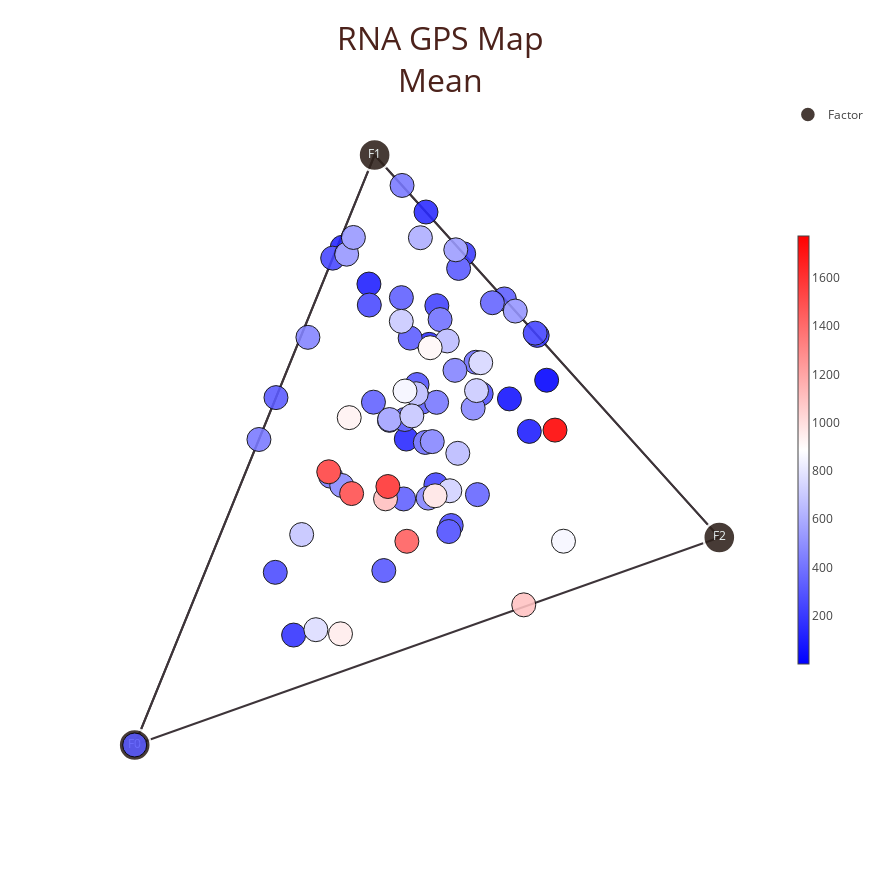
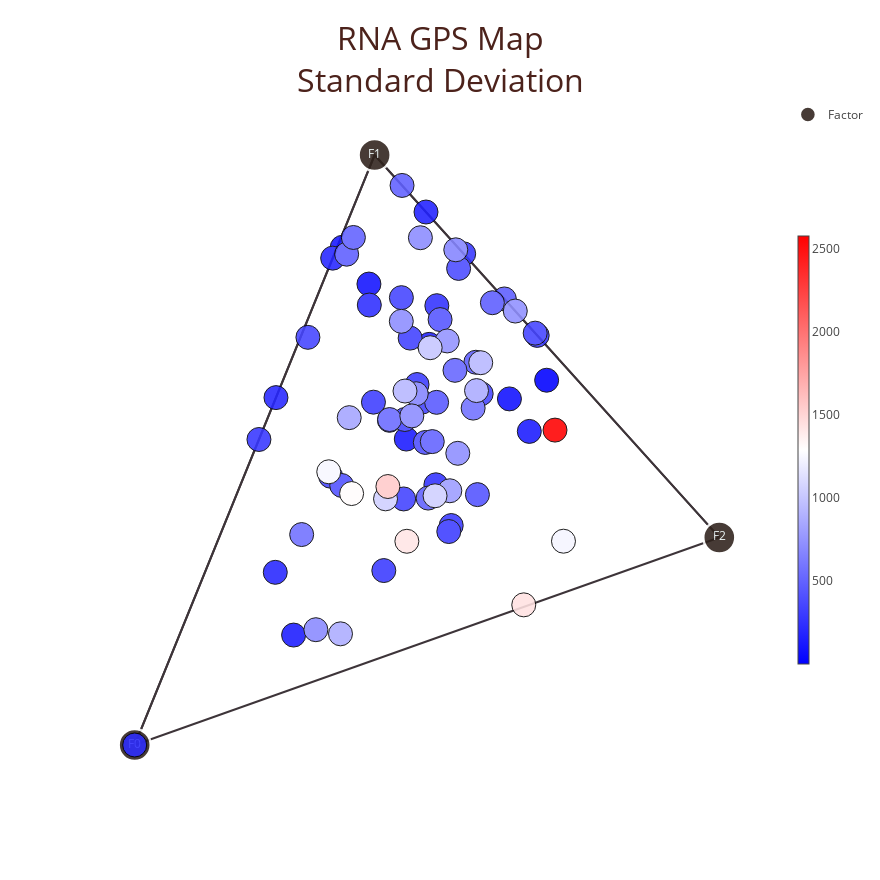
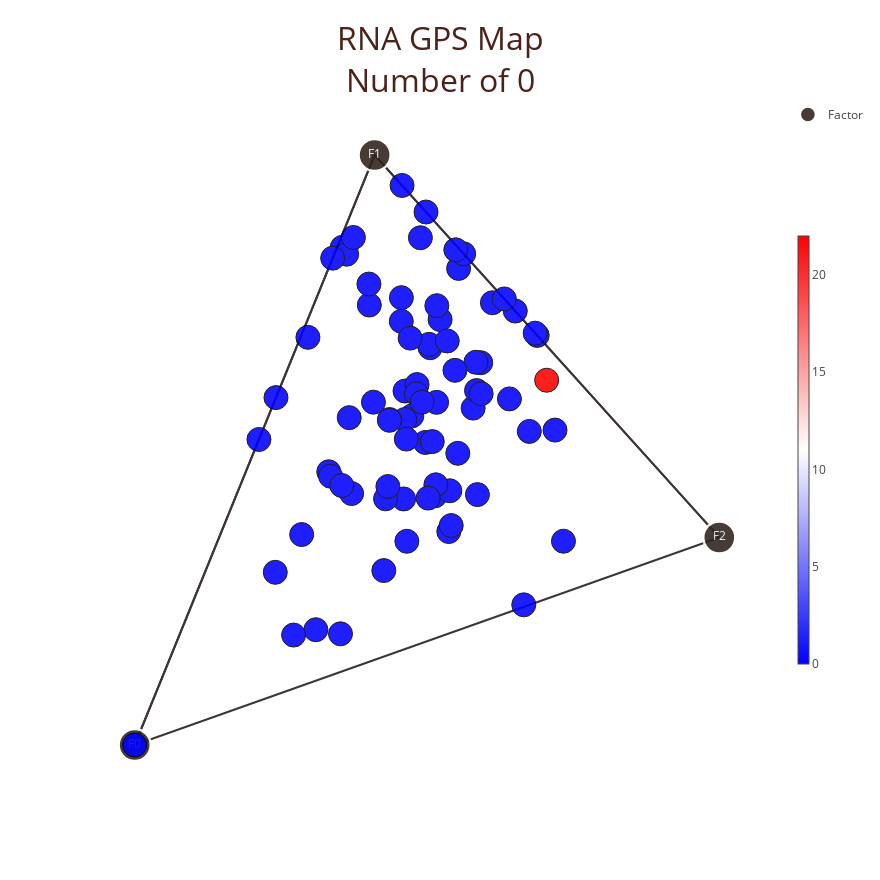
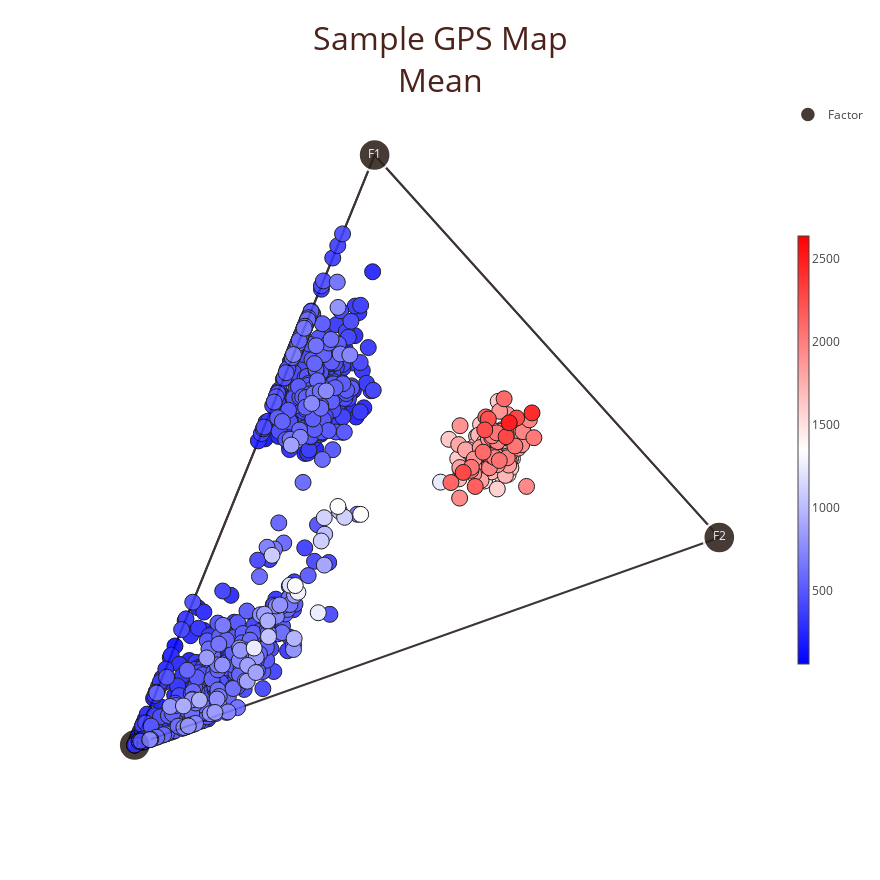

Source (notebook cell) for these figures, in order:
### Code cell
for element_type, w_or_h, axis in (("feature", "w", 1), ("sample", "h", 0)):

    for index, element_value in pd.DataFrame(
        [signal.mean(axis=axis), signal.std(axis=axis), (signal == 0).sum(axis=axis)],
        index=("Mean", "Standard Deviation", "Number of 0"),
    ).iterrows():

        gps_map.plot_gps_map(
            w_or_h,
            annotation_x_element=element_value.to_frame().T,
            element_marker_size=SETTING[
                "gps_map_{}_element_marker_size".format(w_or_h)
            ],
            title="{} GPS Map<br>{}".format(
                SETTING["{}_alias".format(element_type)], index
            ),
        )

### Figure 1 — Plotly figure (JSON) as saved in the notebook; plotly's stock layout.template omitted (floating-point values rounded to 4 significant figures; data arrays with more than 128 entries replaced by an {"elided": "..."} marker saying what was removed)
{"data": [{"legendgroup": "Factor", "line": {"color": "#23191e"}, "mode": "lines", "name": "Simplex", "opacity": 0.88, "showlegend": false, "type": "scatter", "uid": "6c1ee788-a842-4a19-a517-cfbe3302317d", "x": [1, 0.4104, 0, null, 0.4104, 0, null, 1, 0, null, 1, 0.4104, null], "y": [0.3518, 1, 0, null, 1, 0, null, 0.3518, 0, null, 0.3518, 1, null]}, {"hoverinfo": "text", "legendgroup": "Factor", "marker": {"color": "#2e211b", "line": {"color": "#ffffff", "width": 2.4}, "size": 32}, "mode": "markers+text", "name": "Factor", "opacity": 0.88, "text": ["F0", "F1", "F2"], "textfont": {"color": "#ebf6f7", "size": 12}, "textposition": "middle center", "type": "scatter", "uid": "c183e7da-edce-46e6-b8df-f6a760a8de83", "x": [0, 0.4104, 1], "y": [0, 1, 0.3518]}, {"hoverinfo": "text", "marker": {"cmax": 1773.0, "cmin": 0.3119, "color": [0.3119, 59.79, 93.7, 98.03, 117.5, 131.8, 142.4, 154.0, 166.6, 185.0, 206.3, 211.1, 224.2, 226.7, 235.0, 239.5, 245.6, 256.2, 259.4, 267.7, 274.8, 289.1, 294.2, 295.4, 306.8, 312.1, 312.5, 315.4, 317.7, 325.5, 327.6, 331.5, 334.9, 342.0, 349.2, 375.5, 376.7, 386.8, 409.8, 416.3, 416.8, 419.3, 450.8, 451.6, 461.6, 461.6, 470.5, 473.4, 517.6, 520.7, 526.7, 538.8, 561.2, 601.4, 647.3, 650.8, 655.6, 680.5, 685.5, 698.2, 702.7, 727.7, 747.3, 766.6, 851.0, 860.8, 911.1, 931.6, 953.3, 977.9, 1098.0, 1111.0, 1450.0, 1507.0, 1550.0, 1602.0, 1773.0], "colorbar": {"len": 0.64, "thickness": 11}, "colorscale": {"elided": "256x2 mixed values"}, "line": {"color": "#000000", "width": 1}, "showscale": true, "size": 24}, "mode": "markers", "name": "RNA", "opacity": 0.88, "showlegend": false, "text": ["RPS17", "RPL39", "RPS15A", "RPL37", "RPL22", "RPL27A", "RPL31", "RPS23", "RPL28", "RPL23", "RPS24", "RPL30", "RPL35A", "RPL36A", "RPL23A", "RPL15", "RPL37A", "RPS9", "RPS3", "RPS19", "RPS29", "RPS20", "RPS26", "RPL18A", "RPL7", "UBA52", "FAU", "RPL41", "RPL36", "RPL26", "RPS21", "RPS5", "RPL32", "RPS3A", "RPL12", "RPL11", "RPS14", "RPL6", "RPS10", "RPL34", "RPS15", "RPS28", "RPL38", "RPL27", "RPL10A", "RPL29", "RPS8", "RPL18", "RPS7", "RPL21", "RPL24", "RPL17", "RPL14", "RPL9", "RPSA", "RPL35", "RPL4", "RPL13", "RPS13", "RPS27A", "RPS6", "RPL7A", "RPL5", "RPL10", "RPS27", "RPLP0", "RPS25", "RPL3", "RPLP2", "RPS16", "RPS2", "RPL19", "RPLP1", "RPS12", "RPS11", "RPL13A", "RPS18"], "type": "scatter", "uid": "59e03847-e061-44f3-acae-6982b9821820", "x": [0.7047, 0.641, 0.675, 0.4007, 0.355, 0.4646, 0.4983, 0.5037, 0.2718, 0.6885, 0.5627, 0.4358, 0.5168, 0.685, 0.5152, 0.3387, 0.4013, 0.2405, 0.5414, 0.5373, 0.5927, 0.483, 0.4621, 0.4261, 0.5541, 3.503e-10, 0.2416, 0.4712, 0.4917, 0.6323, 0.4562, 0.4601, 0.4084, 0.6118, 0.5863, 0.5835, 0.4971, 0.5224, 0.5165, 0.4573, 0.2125, 0.3351, 0.2963, 0.5478, 0.509, 0.5019, 0.5789, 0.3542, 0.651, 0.3626, 0.3741, 0.5492, 0.436, 0.4887, 0.5527, 0.5346, 0.4816, 0.2856, 0.4741, 0.456, 0.5847, 0.539, 0.5919, 0.3099, 0.4624, 0.7335, 0.5054, 0.367, 0.352, 0.5138, 0.6655, 0.4291, 0.4655, 0.371, 0.3319, 0.4331, 0.719], "y": [0.6183, 0.5866, 0.5315, 0.7813, 0.8435, 0.5185, 0.9034, 0.679, 0.1863, 0.6943, 0.8325, 0.5503, 0.7446, 0.698, 0.441, 0.8252, 0.7457, 0.2927, 0.372, 0.3618, 0.5954, 0.611, 0.5516, 0.2957, 0.8078, 8.534e-10, 0.5888, 0.6897, 0.5812, 0.756, 0.7582, 0.4171, 0.5811, 0.7496, 0.4244, 0.6487, 0.5128, 0.721, 0.5808, 0.9484, 0.5178, 0.4556, 0.6909, 0.635, 0.5142, 0.4185, 0.571, 0.4399, 0.7355, 0.8319, 0.8602, 0.8393, 0.5516, 0.8598, 0.4944, 0.6849, 0.5953, 0.3567, 0.5578, 0.7181, 0.6007, 0.4309, 0.6479, 0.1954, 0.5999, 0.3454, 0.6733, 0.5548, 0.1884, 0.4224, 0.2375, 0.4172, 0.3453, 0.4262, 0.4631, 0.4381, 0.5337]}], "layout": {"height": 880, "hovermode": "closest", "title": {"font": {"color": "#4c221b", "size": 32}, "text": "RNA GPS Map<br>Mean"}, "width": 880, "xaxis": {"showgrid": false, "showticklabels": false, "ticks": "", "zeroline": false}, "yaxis": {"showgrid": false, "showticklabels": false, "ticks": "", "zeroline": false}}}

### Figure 2 — Plotly figure (JSON) as saved in the notebook; plotly's stock layout.template omitted (floating-point values rounded to 4 significant figures; data arrays with more than 128 entries replaced by an {"elided": "..."} marker saying what was removed)
{"data": [{"legendgroup": "Factor", "line": {"color": "#23191e"}, "mode": "lines", "name": "Simplex", "opacity": 0.88, "showlegend": false, "type": "scatter", "uid": "2dc85583-45b9-4f15-92c6-3ebce1cd21c5", "x": [1, 0.4104, 0, null, 0.4104, 0, null, 1, 0, null, 1, 0.4104, null], "y": [0.3518, 1, 0, null, 1, 0, null, 0.3518, 0, null, 0.3518, 1, null]}, {"hoverinfo": "text", "legendgroup": "Factor", "marker": {"color": "#2e211b", "line": {"color": "#ffffff", "width": 2.4}, "size": 32}, "mode": "markers+text", "name": "Factor", "opacity": 0.88, "text": ["F0", "F1", "F2"], "textfont": {"color": "#ebf6f7", "size": 12}, "textposition": "middle center", "type": "scatter", "uid": "9031c620-2a19-4891-8d7e-69c7a90160b1", "x": [0, 0.4104, 1], "y": [0, 1, 0.3518]}, {"hoverinfo": "text", "marker": {"cmax": 2580.0, "cmin": 0.7918, "color": [0.7918, 81.77, 93.11, 108.6, 134.0, 134.1, 134.8, 167.4, 167.9, 186.2, 192.2, 194.2, 208.3, 226.0, 227.3, 253.0, 253.8, 272.4, 273.5, 275.7, 293.0, 294.4, 302.0, 306.0, 307.5, 324.9, 329.5, 333.8, 340.1, 343.3, 345.5, 345.8, 347.9, 351.9, 381.2, 393.8, 405.4, 421.6, 431.6, 443.3, 468.7, 469.3, 471.6, 476.4, 486.6, 487.8, 490.0, 496.0, 516.2, 541.9, 564.9, 570.5, 674.0, 674.4, 694.3, 703.6, 705.0, 715.7, 719.8, 730.8, 743.8, 794.1, 831.6, 864.3, 874.9, 925.3, 931.8, 1002.0, 1051.0, 1054.0, 1241.0, 1253.0, 1305.0, 1421.0, 1436.0, 1558.0, 2580.0], "colorbar": {"len": 0.64, "thickness": 11}, "colorscale": {"elided": "256x2 mixed values"}, "line": {"color": "#000000", "width": 1}, "showscale": true, "size": 24}, "mode": "markers", "name": "RNA", "opacity": 0.88, "showlegend": false, "text": ["RPS17", "RPL39", "RPL37", "RPL22", "RPL27A", "RPS15A", "RPL28", "RPS23", "RPL31", "RPL15", "RPS9", "FAU", "RPL30", "UBA52", "RPL37A", "RPL23A", "RPL35A", "RPS15", "RPL23", "RPS24", "RPL18A", "RPS3", "RPS19", "RPS20", "RPL32", "RPL41", "RPS5", "RPL36", "RPS26", "RPL36A", "RPL38", "RPS21", "RPS28", "RPS29", "RPL7", "RPS14", "RPL18", "RPL12", "RPL6", "RPS10", "RPL26", "RPS3A", "RPL11", "RPL21", "RPL29", "RPL34", "RPL24", "RPL10A", "RPL27", "RPL14", "RPL13", "RPS8", "RPL17", "RPL4", "RPL10", "RPL9", "RPS13", "RPS27A", "RPSA", "RPS7", "RPL35", "RPL7A", "RPL3", "RPS6", "RPLP2", "RPS27", "RPL5", "RPS25", "RPS16", "RPL19", "RPLP0", "RPS11", "RPS12", "RPLP1", "RPS2", "RPL13A", "RPS18"], "type": "scatter", "uid": "a0b88266-92a5-4f31-8c1a-189ebb863987", "x": [0.7047, 0.641, 0.4007, 0.355, 0.4646, 0.675, 0.2718, 0.5037, 0.4983, 0.3387, 0.2405, 0.2416, 0.4358, 3.503e-10, 0.4013, 0.5152, 0.5168, 0.2125, 0.6885, 0.5627, 0.4261, 0.5414, 0.5373, 0.483, 0.4084, 0.4712, 0.4601, 0.4917, 0.4621, 0.685, 0.2963, 0.4562, 0.3351, 0.5927, 0.5541, 0.4971, 0.3542, 0.5863, 0.5224, 0.5165, 0.6323, 0.6118, 0.5835, 0.3626, 0.5019, 0.4573, 0.3741, 0.509, 0.5478, 0.436, 0.2856, 0.5789, 0.5492, 0.4816, 0.3099, 0.4887, 0.4741, 0.456, 0.5527, 0.651, 0.5346, 0.539, 0.367, 0.5847, 0.352, 0.4624, 0.5919, 0.5054, 0.5138, 0.4291, 0.7335, 0.3319, 0.371, 0.4655, 0.6655, 0.4331, 0.719], "y": [0.6183, 0.5866, 0.7813, 0.8435, 0.5185, 0.5315, 0.1863, 0.679, 0.9034, 0.8252, 0.2927, 0.5888, 0.5503, 8.534e-10, 0.7457, 0.441, 0.7446, 0.5178, 0.6943, 0.8325, 0.2957, 0.372, 0.3618, 0.611, 0.5811, 0.6897, 0.4171, 0.5812, 0.5516, 0.698, 0.6909, 0.7582, 0.4556, 0.5954, 0.8078, 0.5128, 0.4399, 0.4244, 0.721, 0.5808, 0.756, 0.7496, 0.6487, 0.8319, 0.4185, 0.9484, 0.8602, 0.5142, 0.635, 0.5516, 0.3567, 0.571, 0.8393, 0.5953, 0.1954, 0.8598, 0.5578, 0.7181, 0.4944, 0.7355, 0.6849, 0.4309, 0.5548, 0.6007, 0.1884, 0.5999, 0.6479, 0.6733, 0.4224, 0.4172, 0.3454, 0.4631, 0.4262, 0.3453, 0.2375, 0.4381, 0.5337]}], "layout": {"height": 880, "hovermode": "closest", "title": {"font": {"color": "#4c221b", "size": 32}, "text": "RNA GPS Map<br>Standard Deviation"}, "width": 880, "xaxis": {"showgrid": false, "showticklabels": false, "ticks": "", "zeroline": false}, "yaxis": {"showgrid": false, "showticklabels": false, "ticks": "", "zeroline": false}}}

### Figure 3 — Plotly figure (JSON) as saved in the notebook; plotly's stock layout.template omitted (floating-point values rounded to 4 significant figures; data arrays with more than 128 entries replaced by an {"elided": "..."} marker saying what was removed)
{"data": [{"legendgroup": "Factor", "line": {"color": "#23191e"}, "mode": "lines", "name": "Simplex", "opacity": 0.88, "showlegend": false, "type": "scatter", "uid": "60ff6641-c3ba-4371-b6d0-69f004cdc9ad", "x": [1, 0.4104, 0, null, 0.4104, 0, null, 1, 0, null, 1, 0.4104, null], "y": [0.3518, 1, 0, null, 1, 0, null, 0.3518, 0, null, 0.3518, 1, null]}, {"hoverinfo": "text", "legendgroup": "Factor", "marker": {"color": "#2e211b", "line": {"color": "#ffffff", "width": 2.4}, "size": 32}, "mode": "markers+text", "name": "Factor", "opacity": 0.88, "text": ["F0", "F1", "F2"], "textfont": {"color": "#ebf6f7", "size": 12}, "textposition": "middle center", "type": "scatter", "uid": "ba1a4825-d88e-4476-a118-20d5818e5404", "x": [0, 0.4104, 1], "y": [0, 1, 0.3518]}, {"hoverinfo": "text", "marker": {"cmax": 22, "cmin": 0, "color": [0, 0, 0, 0, 0, 0, 0, 0, 0, 0, 0, 0, 0, 0, 0, 0, 0, 0, 0, 0, 0, 0, 0, 0, 0, 0, 0, 0, 0, 0, 0, 0, 0, 0, 0, 0, 0, 0, 0, 0, 0, 0, 0, 0, 0, 0, 0, 0, 0, 0, 0, 0, 0, 0, 0, 0, 0, 0, 0, 0, 0, 0, 0, 0, 0, 0, 0, 0, 0, 0, 0, 0, 0, 0, 0, 0, 22], "colorbar": {"len": 0.64, "thickness": 11}, "colorscale": {"elided": "256x2 mixed values"}, "line": {"color": "#000000", "width": 1}, "showscale": true, "size": 24}, "mode": "markers", "name": "RNA", "opacity": 0.88, "showlegend": false, "text": ["FAU", "RPS18", "RPS16", "RPS15A", "RPS15", "RPS14", "RPS13", "RPS12", "RPS11", "RPS10", "RPLP2", "RPLP1", "RPLP0", "RPL9", "RPL7A", "RPL7", "RPS19", "RPL6", "RPS2", "RPS21", "RPS9", "RPS8", "RPS7", "RPS6", "RPS5", "RPS3A", "RPS3", "RPS29", "RPS28", "RPS27A", "RPS27", "RPS26", "RPS25", "RPS24", "RPS23", "RPS20", "RPSA", "RPL5", "RPL4", "RPL23A", "RPL23", "RPL22", "RPL21", "RPL19", "RPL18A", "RPL18", "RPL24", "RPL17", "RPL14", "RPL13A", "RPL13", "RPL12", "RPL11", "RPL10A", "RPL10", "RPL15", "RPL41", "RPL26", "RPL27A", "RPL39", "RPL38", "RPL37A", "RPL37", "RPL36A", "RPL36", "RPL35A", "RPL27", "RPL35", "RPL32", "RPL31", "RPL30", "RPL3", "RPL29", "RPL28", "RPL34", "UBA52", "RPS17"], "type": "scatter", "uid": "a8e9e60c-7dec-4f31-ba77-54f0e3fea67e", "x": [0.2416, 0.719, 0.5138, 0.675, 0.2125, 0.4971, 0.4741, 0.371, 0.3319, 0.5165, 0.352, 0.4655, 0.7335, 0.4887, 0.539, 0.5541, 0.5373, 0.5224, 0.6655, 0.4562, 0.2405, 0.5789, 0.651, 0.5847, 0.4601, 0.6118, 0.5414, 0.5927, 0.3351, 0.456, 0.4624, 0.4621, 0.5054, 0.5627, 0.5037, 0.483, 0.5527, 0.5919, 0.4816, 0.5152, 0.6885, 0.355, 0.3626, 0.4291, 0.4261, 0.3542, 0.3741, 0.5492, 0.436, 0.4331, 0.2856, 0.5863, 0.5835, 0.509, 0.3099, 0.3387, 0.4712, 0.6323, 0.4646, 0.641, 0.2963, 0.4013, 0.4007, 0.685, 0.4917, 0.5168, 0.5478, 0.5346, 0.4084, 0.4983, 0.4358, 0.367, 0.5019, 0.2718, 0.4573, 3.503e-10, 0.7047], "y": [0.5888, 0.5337, 0.4224, 0.5315, 0.5178, 0.5128, 0.5578, 0.4262, 0.4631, 0.5808, 0.1884, 0.3453, 0.3454, 0.8598, 0.4309, 0.8078, 0.3618, 0.721, 0.2375, 0.7582, 0.2927, 0.571, 0.7355, 0.6007, 0.4171, 0.7496, 0.372, 0.5954, 0.4556, 0.7181, 0.5999, 0.5516, 0.6733, 0.8325, 0.679, 0.611, 0.4944, 0.6479, 0.5953, 0.441, 0.6943, 0.8435, 0.8319, 0.4172, 0.2957, 0.4399, 0.8602, 0.8393, 0.5516, 0.4381, 0.3567, 0.4244, 0.6487, 0.5142, 0.1954, 0.8252, 0.6897, 0.756, 0.5185, 0.5866, 0.6909, 0.7457, 0.7813, 0.698, 0.5812, 0.7446, 0.635, 0.6849, 0.5811, 0.9034, 0.5503, 0.5548, 0.4185, 0.1863, 0.9484, 8.534e-10, 0.6183]}], "layout": {"height": 880, "hovermode": "closest", "title": {"font": {"color": "#4c221b", "size": 32}, "text": "RNA GPS Map<br>Number of 0"}, "width": 880, "xaxis": {"showgrid": false, "showticklabels": false, "ticks": "", "zeroline": false}, "yaxis": {"showgrid": false, "showticklabels": false, "ticks": "", "zeroline": false}}}

### Figure 4 — Plotly figure (JSON) as saved in the notebook; plotly's stock layout.template omitted (floating-point values rounded to 4 significant figures; data arrays with more than 128 entries replaced by an {"elided": "..."} marker saying what was removed)
{"data": [{"legendgroup": "Factor", "line": {"color": "#23191e"}, "mode": "lines", "name": "Simplex", "opacity": 0.88, "showlegend": false, "type": "scatter", "uid": "738bcc91-ded4-4ae3-bb6d-86d7a3e94c19", "x": [1, 0.4104, 0, null, 0.4104, 0, null, 1, 0, null, 1, 0.4104, null], "y": [0.3518, 1, 0, null, 1, 0, null, 0.3518, 0, null, 0.3518, 1, null]}, {"hoverinfo": "text", "legendgroup": "Factor", "marker": {"color": "#2e211b", "line": {"color": "#ffffff", "width": 2.4}, "size": 32}, "mode": "markers+text", "name": "Factor", "opacity": 0.88, "text": ["F0", "F1", "F2"], "textfont": {"color": "#ebf6f7", "size": 12}, "textposition": "middle center", "type": "scatter", "uid": "ae7d14b4-8737-4d15-8ae7-822d5ec8ebda", "x": [0, 0.4104, 1], "y": [0, 1, 0.3518]}, {"hoverinfo": "text", "marker": {"cmax": 2637.0, "cmin": 60.0, "color": {"elided": "1074 float values"}, "colorbar": {"len": 0.64, "thickness": 11}, "colorscale": {"elided": "256x2 mixed values"}, "line": {"color": "#000000", "width": 1}, "showscale": true, "size": 16}, "mode": "markers", "name": "Sample", "opacity": 0.88, "showlegend": false, "text": {"elided": "1074 str values"}, "type": "scatter", "uid": "8c1988f7-d8b2-4af6-92e8-45c882d64d33", "x": {"elided": "1074 float values"}, "y": {"elided": "1074 float values"}}], "layout": {"height": 880, "hovermode": "closest", "title": {"font": {"color": "#4c221b", "size": 32}, "text": "Sample GPS Map<br>Mean"}, "width": 880, "xaxis": {"showgrid": false, "showticklabels": false, "ticks": "", "zeroline": false}, "yaxis": {"showgrid": false, "showticklabels": false, "ticks": "", "zeroline": false}}}
